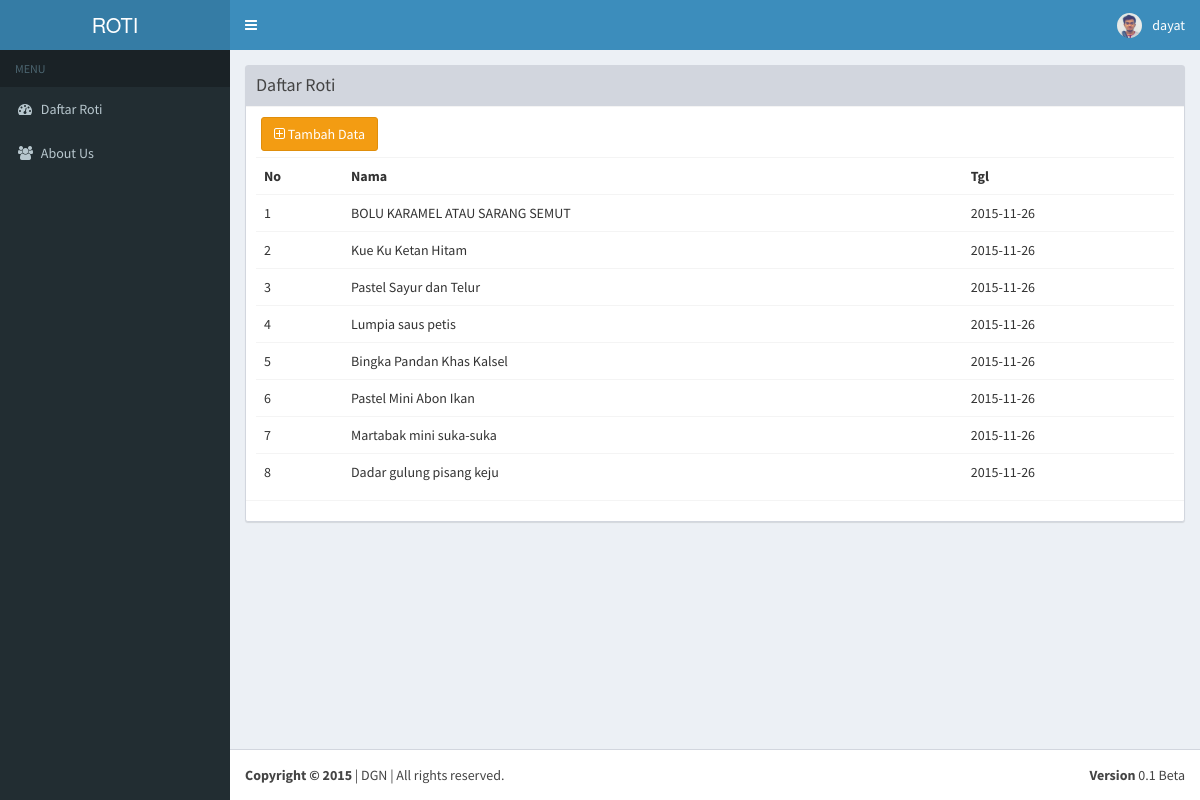
Screenshot of /roti/admin/index.php (signed in) with the database file from the repository.
### tables this page shows
CREATE TABLE IF NOT EXISTS `cake` (
  `id_cake` int(11) NOT NULL AUTO_INCREMENT,
  `id_user` int(11) NOT NULL,
  `nama_cake` varchar(35) NOT NULL,
  `jam` time NOT NULL,
  `tgl` date NOT NULL,
  `gambar` text NOT NULL,
  `deskripsi` text NOT NULL,
  PRIMARY KEY (`id_cake`)
);

### roti/admin/index.php (the view, shortened to what this page needs)
<?php
$query = "SELECT * FROM cake";
$result = mysql_query($query);
?>
<!DOCTYPE html>
<html>
  <head>
    <link rel="stylesheet" href="../bootstrap/css/bootstrap.min.css">
    <link rel="stylesheet" href="https://maxcdn.bootstrapcdn.com/font-awesome/4.4.0/css/font-awesome.min.css">
    <link rel="stylesheet" href="https://code.ionicframework.com/ionicons/2.0.1/css/ionicons.min.css">
    <link rel="stylesheet" href="../dist/css/AdminLTE.min.css">
    <link rel="stylesheet" href="../dist/css/skins/_all-skins.min.css">
    <link rel="stylesheet" href="../plugins/bootstrap-wysihtml5/bootstrap3-wysihtml5.min.css">
  </head>
  <body class="hold-transition skin-blue sidebar-mini">
    <div class="wrapper">
      <header class="main-header">
        <a href="index.php" class="logo">
          <span class="logo-lg">ROTI</span>
        </a>
        <nav class="navbar navbar-static-top" role="navigation">
          <a href="#" class="sidebar-toggle" data-toggle="offcanvas" role="button">
          </a>
            <div class="navbar-custom-menu">
                <ul class="nav navbar-nav">
                    <li class="dropdown user user-menu">
                      <a href="#" class="dropdown-toggle" data-toggle="dropdown">
                          <img src="../dist/img/<?php echo $_SESSION['image']; ?>" class="user-image" alt="User Image">
                        <span class="hidden-xs"><?php echo $_SESSION['name']; ?></span>
                      </a>
                    </li>
                </ul>
            </div>
        </nav>
      </header>
      <aside class="main-sidebar">
        <section class="sidebar">
          <ul class="sidebar-menu">
            <li class="header">MENU</li>
            <li class="treeview">
              <a href="index.php">
                <i class="fa fa-dashboard"></i> <span>Daftar Roti</span> <i class=" pull-right"></i>
              </a>
            </li>
            <li class="treeview">
              <a href="../about.php">
                <i class="fa fa-users"></i> <span>About Us</span> <i class=" pull-right"></i>
              </a>
            </li>
          </ul>
        </section>
      </aside>
      <div class="content-wrapper">
          <section class="content">
              <div class="row">
                  <div class="col-lg-12">
                      <div class="box box-default box-solid">
                          <div class="box-header with-border">
                              <h3 class="box-title">Daftar Roti</h3>
                          </div>
                          <div class="box-body">
                            <div class="box-body table-responsive no-padding">
                                <a href="tambah.php" class="btn btn-warning pull-left" style="margin-left: 5px;"><i class="fa fa-plus-square-o"></i> Tambah Data</a>
                                <br>
                                <br>
                              <table class="table table-hover">
                                  <tr>
                                      <th>No</th>
                                      <th>Nama</th>
                                      <th>Tgl</th>
                                  </tr>
                                  <?php
                                  $i=1;
                                  while ($row = mysql_fetch_array($result)) {
                                      echo "<tr>"
                                              . "<td>".$i++."</td>"
                                              . "<td>".$row['nama_cake']."</td>"
                                              . "<td>".$row['tgl']."</td>"
                                              . "</tr>";
                                  }
                                  ?>
                              </table>
                            </div>
                          </div>
                          <div class="box-footer">
                          </div>
                      </div>
                  </div>
              </div>
          </section>
      </div>
      <footer class="main-footer">
        <div class="pull-right hidden-xs">
          <b>Version</b> 0.1 Beta
        </div>
        <strong>Copyright &copy; 2015 </strong>| DGN | All rights reserved.
      </footer>
    </div>
  </body>
</html>

### rows the page displays
cake: nama_cake "BOLU KARAMEL ATAU SARANG SEMUT", tgl "2015-11-26"
cake: nama_cake "Kue Ku Ketan Hitam", tgl "2015-11-26"
cake: nama_cake "Pastel Sayur dan Telur", tgl "2015-11-26"
cake: nama_cake "Lumpia saus petis", tgl "2015-11-26"
cake: nama_cake "Bingka Pandan Khas Kalsel", tgl "2015-11-26"
cake: nama_cake "Pastel Mini Abon Ikan", tgl "2015-11-26"
cake: nama_cake "Martabak mini suka-suka", tgl "2015-11-26"
cake: nama_cake "Dadar gulung pisang keju", tgl "2015-11-26"

### other values shown
$_SESSION['name'] "dayat"
